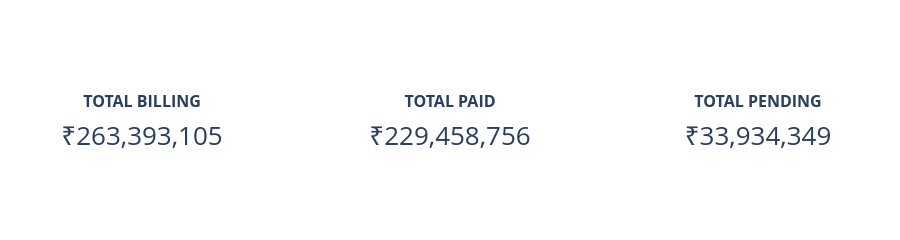

This figure's notebook cell:
### Markdown cell above
## 3.1 Billing KPI Cards

The KPI cards provide a quick overview of the hospital's overall billing, paid amount, and pending amount.

### Code cell
import plotly.graph_objects as go
from plotly.subplots import make_subplots

fig_kpi = make_subplots(
    rows=1,
    cols=3,
    specs=[
        [
            {"type": "indicator"},
            {"type": "indicator"},
            {"type": "indicator"}
        ]
    ],
    horizontal_spacing=0.05
)

# TOTAL BILLING
fig_kpi.add_trace(
    go.Indicator(
        mode="number",
        value=float(total_billing),
        title={
            "text": "<b>TOTAL BILLING</b>",
            "font": {"size": 16}
        },
        number={
            "prefix": "₹",
            "valueformat": ",.0f",
            "font": {"size": 26}
        }
    ),
    row=1,
    col=1
)

# TOTAL PAID
fig_kpi.add_trace(
    go.Indicator(
        mode="number",
        value=float(total_paid),
        title={
            "text": "<b>TOTAL PAID</b>",
            "font": {"size": 16}
        },
        number={
            "prefix": "₹",
            "valueformat": ",.0f",
            "font": {"size": 26}
        }
    ),
    row=1,
    col=2
)

# TOTAL PENDING
fig_kpi.add_trace(
    go.Indicator(
        mode="number",
        value=float(total_pending),
        title={
            "text": "<b>TOTAL PENDING</b>",
            "font": {"size": 16}
        },
        number={
            "prefix": "₹",
            "valueformat": ",.0f",
            "font": {"size": 26}
        }
    ),
    row=1,
    col=3
)

fig_kpi.update_layout(
    height=190,
    margin=dict(
        l=10,
        r=10,
        t=40,
        b=10
    ),
    paper_bgcolor="white",
    plot_bgcolor="white"
)

fig_kpi.show()

### Figure 1 — Plotly figure (JSON) as saved in the notebook; plotly's stock layout.template omitted (floating-point values rounded to 4 significant figures)
{"data": [{"domain": {"x": [0, 0.3], "y": [0, 1]}, "mode": "number", "number": {"font": {"size": 26}, "prefix": "₹", "valueformat": ",.0f"}, "title": {"font": {"size": 16}, "text": "<b>TOTAL BILLING</b>"}, "type": "indicator", "value": 263393105}, {"domain": {"x": [0.35, 0.65], "y": [0, 1]}, "mode": "number", "number": {"font": {"size": 26}, "prefix": "₹", "valueformat": ",.0f"}, "title": {"font": {"size": 16}, "text": "<b>TOTAL PAID</b>"}, "type": "indicator", "value": 229458756}, {"domain": {"x": [0.7, 1], "y": [0, 1]}, "mode": "number", "number": {"font": {"size": 26}, "prefix": "₹", "valueformat": ",.0f"}, "title": {"font": {"size": 16}, "text": "<b>TOTAL PENDING</b>"}, "type": "indicator", "value": 33934349}], "layout": {"height": 190, "margin": {"b": 10, "l": 10, "r": 10, "t": 40}, "paper_bgcolor": "white", "plot_bgcolor": "white"}}
